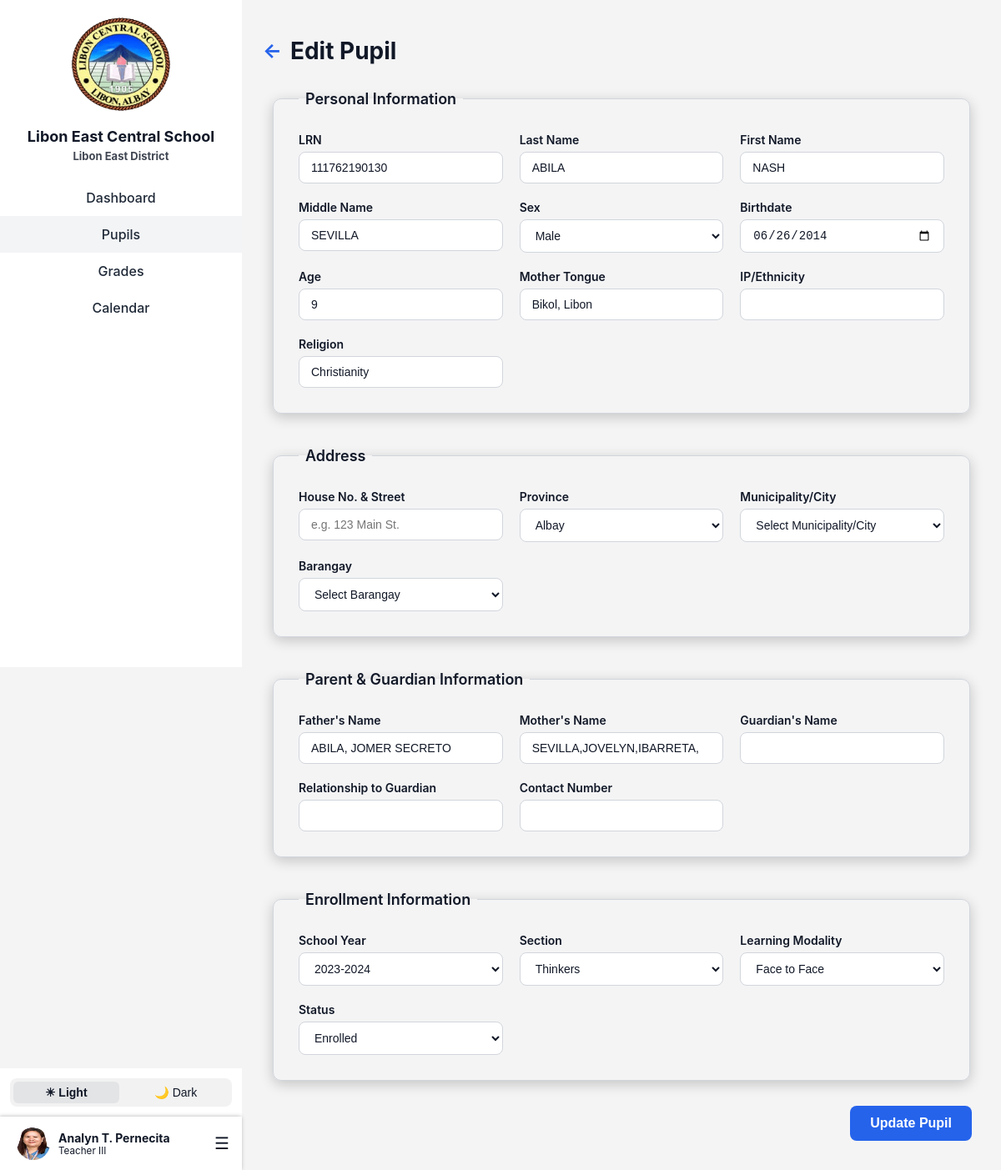
Screenshot of /teacher/edit_pupil.php?id=932 (signed in) with the database file from the repository.
### tables this page shows
CREATE TABLE `teachers` (
  `teacher_id` int(11) NOT NULL,
  `first_name` varchar(100) DEFAULT NULL,
  `middle_name` varchar(100) DEFAULT NULL,
  `last_name` varchar(100) DEFAULT NULL,
  `employee_no` varchar(20) DEFAULT NULL,
  `email` varchar(100) DEFAULT NULL,
  `password` varchar(255) DEFAULT NULL,
  `gender` enum('Male','Female','Other') DEFAULT NULL,
  `birthdate` date DEFAULT NULL,
  `age` int(11) DEFAULT NULL,
  `contact_no` varchar(20) DEFAULT NULL,
  `house_no_street` varchar(255) DEFAULT NULL,
  `barangay` varchar(255) DEFAULT NULL,
  `municipality` varchar(255) DEFAULT NULL,
  `province` varchar(255) DEFAULT NULL,
  `position` varchar(255) NOT NULL,
  `image` varchar(255) NOT NULL DEFAULT 'teacher.png',
  `user_type` char(1) NOT NULL DEFAULT 't' COMMENT 'a - admin\r\nt- teacher\r\nn- non-teaching',
  `user_status` char(1) NOT NULL DEFAULT 'a' COMMENT 'a - active\r\ni - inactive'
);

CREATE TABLE `pupils` (
  `pupil_id` int(11) NOT NULL,
  `teacher_id` int(11) NOT NULL,
  `lrn` varchar(12) NOT NULL,
  `last_name` varchar(100) DEFAULT NULL,
  `first_name` varchar(100) DEFAULT NULL,
  `middle_name` varchar(100) DEFAULT NULL,
  `sex` enum('Male','Female') DEFAULT NULL,
  `birthdate` date DEFAULT NULL,
  `age` int(11) DEFAULT NULL,
  `mother_tongue` varchar(100) DEFAULT NULL,
  `ip_ethnicity` varchar(100) DEFAULT NULL,
  `religion` varchar(100) DEFAULT NULL,
  `house_no_street` varchar(155) DEFAULT NULL,
  `barangay` varchar(100) DEFAULT NULL,
  `municipality` varchar(100) DEFAULT NULL,
  `province` varchar(100) DEFAULT NULL,
  `father_name` varchar(150) DEFAULT NULL,
  `mother_name` varchar(150) DEFAULT NULL,
  `guardian_name` varchar(150) DEFAULT NULL,
  `relationship_to_guardian` varchar(100) DEFAULT NULL,
  `contact_number` varchar(20) DEFAULT NULL,
  `learning_modality` varchar(255) DEFAULT NULL,
  `remarks` varchar(255) DEFAULT NULL,
  `sy_id` int(11) NOT NULL,
  `section_id` int(11) NOT NULL,
  `status` varchar(20) DEFAULT 'enrolled'
);

### teacher/edit_pupil.php (the view, shortened to what this page needs)
<?php
include '../lecs_db.php';
$pupil_id = intval($_GET['id']);
$result = $conn->query("SELECT * FROM pupils WHERE pupil_id=$pupil_id");
$pupil = $result->fetch_assoc();
$formData = $pupil;
$status_date = '';
$formData['status_date'] = $status_date;
?>
<!DOCTYPE html>
<html lang="en">
<head>
    <link href="../assets/css/adminAddPupil.css" rel="stylesheet">
    <link rel="stylesheet" href="../assets/css/sidebar.css">
</head>
<body>
<div class="container">
    <?php include 'teacherSidebar.php'; ?>
    <div class="main-content">
        <h1>
            <span class="back-arrow" onclick="window.location.href='teacherPupils.php'">←</span>
            Edit Pupil
        </h1>
        <form method="POST">
            <fieldset>
                <legend>Personal Information</legend>
                <div class="form-grid">
                    <div class="form-group">
                        <label>LRN</label>
                        <input type="text" name="lrn" value="<?= htmlspecialchars($formData['lrn'] ?? '') ?>" required>
                    </div>
                    <div class="form-group">
                        <label>Last Name</label>
                        <input type="text" name="last_name" value="<?= htmlspecialchars($formData['last_name'] ?? '') ?>" required>
                    </div>
                    <div class="form-group">
                        <label>First Name</label>
                        <input type="text" name="first_name" value="<?= htmlspecialchars($formData['first_name'] ?? '') ?>" required>
                    </div>
                    <div class="form-group">
                        <label>Middle Name</label>
                        <input type="text" name="middle_name" value="<?= htmlspecialchars($formData['middle_name'] ?? '') ?>">
                    </div>
                    <div class="form-group">
                        <label>Sex</label>
                        <select name="sex" required>
                            <option value="Male" <?= ($formData['sex']=="Male")?"selected":"" ?>>Male</option>
                        </select>
                    </div>
                    <div class="form-group">
                        <label>Birthdate</label>
                        <input type="date" name="birthdate" id="birthdate" value="<?= $formData['birthdate'] ?? '' ?>" required>
                    </div>
                    <div class="form-group">
                        <label>Age</label>
                        <input type="number" name="age" id="age" value="<?= $formData['age'] ?? '' ?>">
                    </div>
                    <div class="form-group">
                        <label>Mother Tongue</label>
                        <input type="text" name="mother_tongue" value="<?= htmlspecialchars($formData['mother_tongue'] ?? '') ?>">
                    </div>
                    <div class="form-group">
                        <label>IP/Ethnicity</label>
                        <input type="text" name="ip_ethnicity" value="<?= htmlspecialchars($formData['ip_ethnicity'] ?? '') ?>">
                    </div>
                    <div class="form-group">
                        <label>Religion</label>
                        <input type="text" name="religion" value="<?= htmlspecialchars($formData['religion'] ?? '') ?>">
                    </div>
                </div>
            </fieldset>
            <fieldset>
                <legend>Address</legend>
                <div class="form-grid">
                    <div class="form-group">
                        <label>House No. & Street</label>
                        <input type="text" name="house_no_street" placeholder="e.g. 123 Main St." value="<?= htmlspecialchars($formData['house_no_street'] ?? '') ?>">
                    </div>
                    <div class="form-group">
                        <label>Province</label>
                        <select name="province" id="province" required>
                            <?php
                            $provinces = $conn->query("SELECT DISTINCT province FROM ph_addresses ORDER BY province ASC");
                            while($row = $provinces->fetch_assoc()){
                                $sel = ($formData['province']==$row['province'])?"selected":"";
                                echo "<option value='{$row['province']}' $sel>{$row['province']}</option>";
                            }
                            ?>
                        </select>
                    </div>
                    <div class="form-group">
                        <label>Municipality/City</label>
                        <select name="municipality" id="municipality" required>
                            <option value="">Select Municipality/City</option>
                        </select>
                    </div>
                    <div class="form-group">
                        <label>Barangay</label>
                        <select name="barangay" id="barangay" required>
                            <option value="">Select Barangay</option>
                        </select>
                    </div>
                </div>
            </fieldset>
            <fieldset>
                <legend>Parent & Guardian Information</legend>
                <div class="form-grid">
                    <div class="form-group">
                        <label>Father's Name</label>
                        <input type="text" name="father_name" value="<?= htmlspecialchars($formData['father_name'] ?? '') ?>">
                    </div>
                    <div class="form-group">
                        <label>Mother's Name</label>
                        <input type="text" name="mother_name" value="<?= htmlspecialchars($formData['mother_name'] ?? '') ?>">
                    </div>
                    <div class="form-group">
                        <label>Guardian's Name</label>
                        <input type="text" name="guardian_name" value="<?= htmlspecialchars($formData['guardian_name'] ?? '') ?>">
                    </div>
                    <div class="form-group">
                        <label>Relationship to Guardian</label>
                        <input type="text" name="relationship_to_guardian" value="<?= htmlspecialchars($formData['relationship_to_guardian'] ?? '') ?>">
                    </div>
                    <div class="form-group">
                        <label>Contact Number</label>
                        <input type="text" name="contact_number" value="<?= htmlspecialchars($formData['contact_number'] ?? '') ?>">
                    </div>
                </div>
            </fieldset>
            <fieldset>
                <legend>Enrollment Information</legend>
                <div class="form-grid">
                    <div class="form-group">
                        <label>School Year</label>
                        <select name="sy_id" id="sy_id" required>
                            <?php
                            $years = $conn->query("SELECT sy_id, school_year FROM school_years ORDER BY sy_id DESC");
                            while ($sy = $years->fetch_assoc()) {
                                $sel = ($formData['sy_id']==$sy['sy_id'])?'selected':'';
                                echo "<option value='{$sy['sy_id']}' $sel>{$sy['school_year']}</option>";
                            }
                            ?>
                        </select>
                    </div>
                    <div class="form-group">
                        <label>Section</label>
                        <select name="section_id" id="section_id" required>
                            <?php
                            if(!empty($formData['sy_id'])){
                                $secs = $conn->query("SELECT section_id, section_name FROM sections WHERE sy_id=".$formData['sy_id']);
                                while($s = $secs->fetch_assoc()){
                                    $sel = ($formData['section_id']==$s['section_id'])?'selected':'';
                                    echo "<option value='{$s['section_id']}' $sel>{$s['section_name']}</option>";
                                }
                            }
                            ?>
                        </select>
                    </div>
                    <div class="form-group">
                        <label>Learning Modality</label>
                        <select name="learning_modality" required>
                            <option value="Face to Face" <?= ($formData['learning_modality'] == "Face to Face") ? "selected" : "" ?>>Face to Face</option>
                        </select>
                    </div>
                    <div class="form-group">
                        <label>Status</label>
                        <select name="status" id="status" required>
                            <option value="enrolled" <?= ($formData['status'] == 'enrolled') ? 'selected' : '' ?>>Enrolled</option>
                        </select>
                    </div>
                </div>
            </fieldset>
            <button type="submit" name="update" class="add-btn">Update Pupil</button>
        </form>
    </div>
</div>
</body>
</html>

### teacher/teacherSidebar.php (shortened to what this page needs)
<?php
include '../lecs_db.php';
$current_page = basename($_SERVER['PHP_SELF']);
$teacher_id = $_SESSION['teacher_id'];
$stmt = $conn->prepare("SELECT first_name, middle_name, last_name, position, image FROM teachers WHERE teacher_id = ? LIMIT 1");
$stmt->bind_param("i", $teacher_id);
$stmt->execute();
$result = $stmt->get_result();
$teacher = $result->fetch_assoc();
$middleInitial = '';
if (!empty($teacher['middle_name'])) {
    $middleInitial = strtoupper(substr(trim($teacher['middle_name']), 0, 1)) . '.';
}
function toRoman($num) {
    $map = [
        'M' => 1000, 'CM' => 900, 'D' => 500, 'CD' => 400,
        'C' => 100, 'XC' => 90, 'L' => 50, 'XL' => 40,
        'X' => 10, 'IX' => 9, 'V' => 5, 'IV' => 4, 'I' => 1
    ];
    $returnValue = '';
    while ($num > 0) {
        foreach ($map as $roman => $int) {
            if ($num >= $int) {
                $num -= $int;
                $returnValue .= $roman;
                break;
            }
        }
    }
    return $returnValue;
}
$teacherName = htmlspecialchars(trim(($teacher['first_name'] ?? '') . ' ' . $middleInitial . ' ' . ($teacher['last_name'] ?? '')));
$teacherPos = $teacher['position'] ?? "Teacher";
if (preg_match('/(\d+)/', $teacherPos, $matches)) {
    $num = (int)$matches[1];
    $roman = toRoman($num);
    $teacherPos = preg_replace('/\d+/', $roman, $teacherPos);
}
$teacherImg = !empty($teacher['image']) ? $teacher['image'] : "teacher.png";
$imagePath = "../assets/uploads/teachers/" . $teacherImg;
?>
<link rel="stylesheet" href="../assets/css/all.min.css">
<link rel="stylesheet" href="../assets/css/sidebar.css">
<div class="sidebar">
    <div class="sidebar-top">
        <img class="logo" src="../assets/images/lecs-logo no bg.png" alt="School Logo">
        <h2>Libon East Central School</h2>
        <small class="east">Libon East District</small>
        <div class="nav-links">
            <a href="teacherDashboard.php" class="<?= ($current_page == 'teacherDashboard.php') ? 'active' : '' ?>">Dashboard</a>
            <a href="teacherPupils.php" class="<?= ($current_page == 'teacherPupils.php' || $current_page == 'add_pupil.php' || $current_page == 'edit_pupil.php' || $current_page == 'pupilsProfile.php') ? 'active' : '' ?>">Pupils</a>
            <a href="teacherGrades.php" class="<?= ($current_page == 'teacherGrades.php' || $current_page == 'edit_grades.php') ? 'active' : '' ?>">Grades</a>
            <a href="teacherEventCalendar.php" class="<?= ($current_page == 'teacherEventCalendar.php') ? 'active' : '' ?>">Calendar</a>
        </div>
    </div>
    <div class="sidebar-bottom">
        <div class="toggle-mode">
            <button class="toggle-btn light-mode active" onclick="setMode('light')">☀ Light</button>
            <button class="toggle-btn dark-mode" onclick="setMode('dark')">🌙 Dark</button>
        </div>
        <div class="profile-menu">
            <div class="profile">
                <img src="<?= htmlspecialchars($imagePath); ?>" alt="Profile Picture">
                <div class="profile-info">
                    <strong><?= htmlspecialchars($teacherName); ?></strong>
                    <small><?= htmlspecialchars($teacherPos); ?></small>
                </div>
            </div>
            <div class="burger" role="button" aria-label="Open menu" tabindex="0">&#9776;</div>
        </div>
    </div>
</div>

### rows the page displays
teachers: image (picture), teacherName "Analyn T. Pernecita", position "Teacher III"
pupils: lrn "111762190130", last_name "ABILA", first_name "NASH", middle_name "SEVILLA", sex "Male", birthdate "06/26/2014", age "9", mother_tongue "Bikol, Libon", religion "Christianity", father_name "ABILA, JOMER SECRETO", mother_name "SEVILLA,JOVELYN,IBARRETA,", learning_modality "Face to Face", status "Enrolled"

### other values shown
form field province "Albay"
form field sy_id "2023-2024"
form field section_id "Thinkers"
